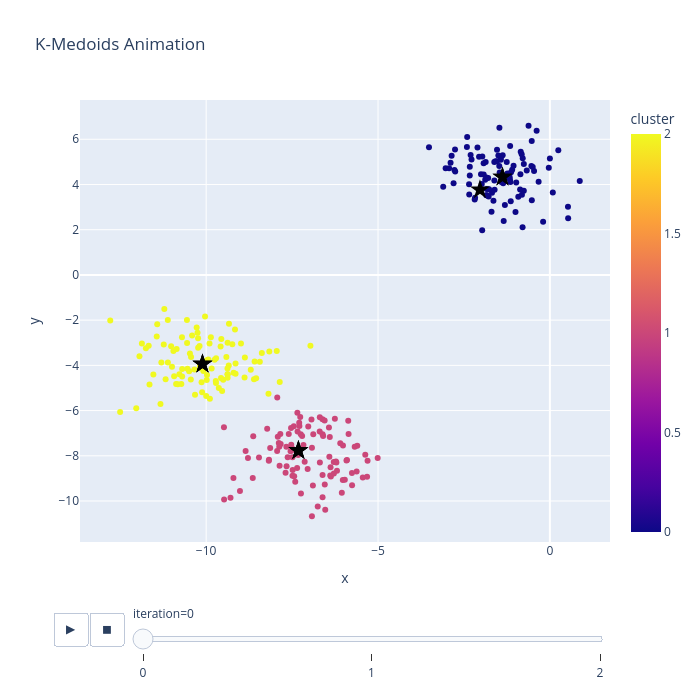

Notebook cell for this chart:
### Code cell
print(k_medoids(data=data, k = n_clusters))

### Figure 1 — Plotly figure (JSON) as saved in the notebook; plotly's stock layout.template omitted (floating-point values rounded to 4 significant figures; data arrays with more than 128 entries replaced by an {"elided": "..."} marker saying what was removed)
{"data": [{"hovertemplate": "iteration=0<br>x=%{x}<br>y=%{y}<br>cluster=%{marker.color}<extra></extra>", "legendgroup": "", "marker": {"color": {"elided": "300 int values"}, "coloraxis": "coloraxis", "symbol": "circle"}, "mode": "markers", "name": "", "orientation": "v", "showlegend": false, "type": "scatter", "x": {"elided": "300 float values"}, "xaxis": "x", "y": {"elided": "300 float values"}, "yaxis": "y"}, {"marker": {"color": "black", "size": 15, "symbol": "star"}, "mode": "markers", "name": "Medoids", "showlegend": false, "type": "scatter", "x": [-2.035, -7.317, -10.11], "y": [3.768, -7.771, -3.945]}, {"marker": {"color": "black", "size": 15, "symbol": "star"}, "mode": "markers", "name": "Medoids", "showlegend": false, "type": "scatter", "x": [-1.379, -7.317, -10.11], "y": [4.333, -7.771, -3.945]}, {"marker": {"color": "black", "size": 15, "symbol": "star"}, "mode": "markers", "name": "Medoids", "showlegend": false, "type": "scatter", "x": [-1.379, -7.317, -10.11], "y": [4.333, -7.771, -3.945]}], "layout": {"coloraxis": {"colorbar": {"title": {"text": "cluster"}}, "colorscale": [[0, "#0d0887"], [0.1111, "#46039f"], [0.2222, "#7201a8"], [0.3333, "#9c179e"], [0.4444, "#bd3786"], [0.5556, "#d8576b"], [0.6667, "#ed7953"], [0.7778, "#fb9f3a"], [0.8889, "#fdca26"], [1, "#f0f921"]]}, "height": 700, "legend": {"tracegroupgap": 0}, "sliders": [{"active": 0, "currentvalue": {"prefix": "iteration="}, "len": 0.9, "pad": {"b": 10, "t": 60}, "steps": [{"args": [["0"], {"frame": {"duration": 0, "redraw": false}, "fromcurrent": true, "mode": "immediate", "transition": {"duration": 0, "easing": "linear"}}], "label": "0", "method": "animate"}, {"args": [["1"], {"frame": {"duration": 0, "redraw": false}, "fromcurrent": true, "mode": "immediate", "transition": {"duration": 0, "easing": "linear"}}], "label": "1", "method": "animate"}, {"args": [["2"], {"frame": {"duration": 0, "redraw": false}, "fromcurrent": true, "mode": "immediate", "transition": {"duration": 0, "easing": "linear"}}], "label": "2", "method": "animate"}], "x": 0.1, "xanchor": "left", "y": 0, "yanchor": "top"}], "title": {"text": "K-Medoids Animation"}, "updatemenus": [{"buttons": [{"args": [null, {"frame": {"duration": 500, "redraw": false}, "fromcurrent": true, "mode": "immediate", "transition": {"duration": 500, "easing": "linear"}}], "label": "&#9654;", "method": "animate"}, {"args": [[null], {"frame": {"duration": 0, "redraw": false}, "fromcurrent": true, "mode": "immediate", "transition": {"duration": 0, "easing": "linear"}}], "label": "&#9724;", "method": "animate"}], "direction": "left", "pad": {"r": 10, "t": 70}, "showactive": false, "type": "buttons", "x": 0.1, "xanchor": "right", "y": 0, "yanchor": "top"}], "width": 700, "xaxis": {"anchor": "y", "domain": [0, 1], "title": {"text": "x"}}, "yaxis": {"anchor": "x", "domain": [0, 1], "title": {"text": "y"}}}}
